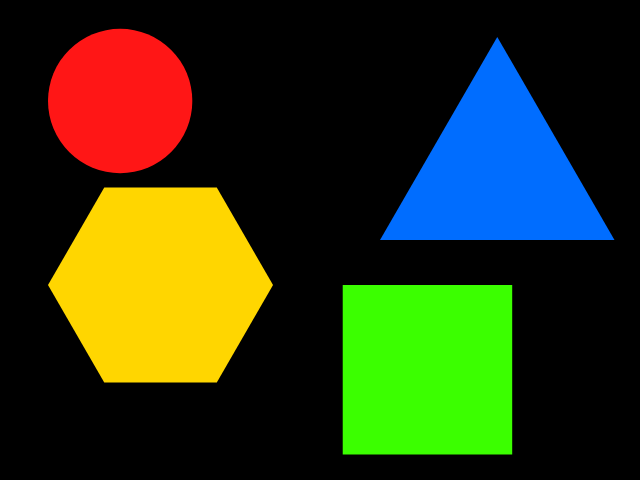
#> input picture Photos/shapes.png, 640 x 480 px, found by its file name
$ python contour.py
#> lines starting #> are read from the running program, lines starting #| are printed output that depends on the picture; after the words box and inside, x2 and y2 are one past the last pixel; in counts of white or black regions, pixels touching at a corner belong together
import cv2 as cv
import numpy as np

# Contours are defined as the line or curve joining all the points along the boundary of an image that are having the same intensity. The contours are a useful tool for shape analysis and object detection and recognition.
# For better accuracy, use binary images. So before finding contours, apply threshold or canny edge detection.
# In OpenCV, finding contours is like finding white object from black background. So remember, object to be found should be white and background should be black.

img = cv.imread("Photos/shapes.png")
#> img is the input picture: shape (480, 640, 3); mean B, G, R 20.9, 56.4, 46.4
blank = np.zeros(img.shape, dtype="uint8")

gray = cv.cvtColor(img, cv.COLOR_BGR2GRAY, cv.BORDER_DEFAULT)
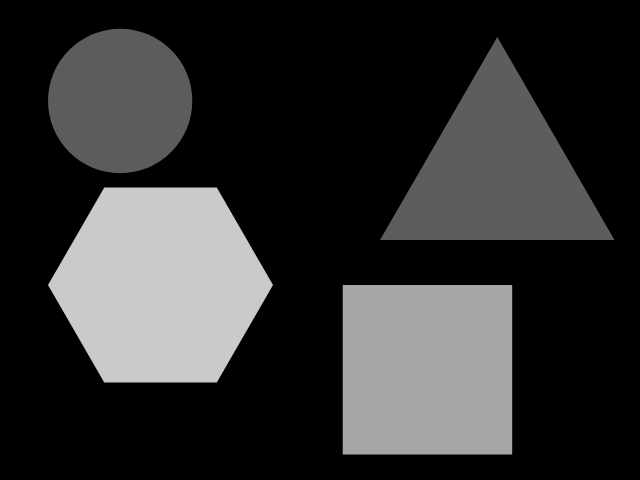
#> gray: shape (480, 640); min 0, max 202, mean 49.4
canny = cv.Canny(img, 170, 255)
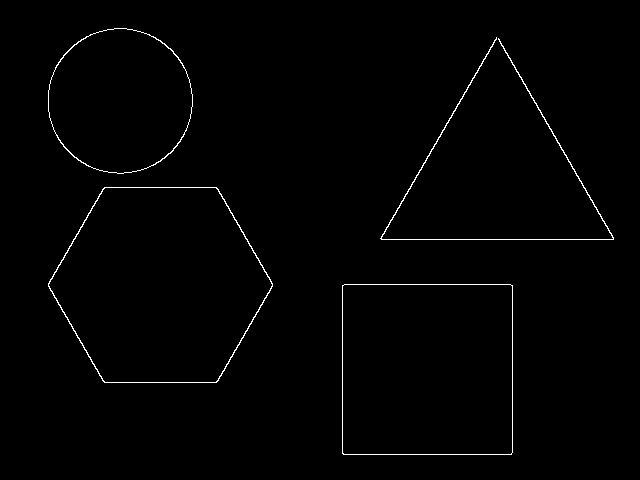
#> canny: shape (480, 640); 0.94% white in thin lines or dots, all inside (x1, y1, x2, y2) = (48, 28, 614, 455)
#ret, thresh = cv.threshold(gray, 125, 255, cv.THRESH_BINARY)

# Contours is a Python list of all the contours in the image. Each individual contour is a Numpy array of (x,y) coordinates of boundary points of the object.
# Approximation Method =>‌ Above, we told that contours are the boundaries of a shape with same intensity. It stores the (x,y) coordinates of the boundary of a shape. But does it store all the coordinates ? That is specified by this contour approximation method.
# If you pass cv.CHAIN_APPROX_NONE, all the boundary points are stored. But actually do we need all the points? For eg, you found the contour of a straight line. Do you need all the points on the line to represent that line? No, we need just two end points of that line. This is what cv.CHAIN_APPROX_SIMPLE does. It removes all redundant points and compresses the contour, thereby saving memory.


# What is Hierarchy?
# Normally we use the cv.findContours() function to detect objects in an image, right ? Sometimes objects are in different locations. But in some cases, some shapes are inside other shapes. Just like nested figures. In this case, we call outer one as parent and inner one as child. This way, contours in an image has some relationship to each other. And we can specify how one contour is connected to each other, like, is it child of some other contour, or is it a parent etc. Representation of this relationship is called the Hierarchy.
# mode is related to hierarchy

contours, hierarchies = cv.findContours(canny, cv.RETR_LIST, cv.CHAIN_APPROX_SIMPLE)
#> contours = 7 contours; box (x1, y1, x2, y2) and area: (48, 187, 273, 383) 33024, (48, 187, 273, 383) 32798, (342, 284, 513, 455) 28895, (342, 284, 513, 455) 28892, (48, 28, 193, 174) 16388, (48, 28, 193, 174) 16277, (380, 37, 614, 240) 232

# To draw the contours, cv.drawContours function is used. It can also be used to draw any shape provided you have its boundary points. Its first argument is source image, second argument is the contours which should be passed as a Python list, third argument is index of contours(useful when drawing individual contour. To draw all contours, pass -1) and remaining arguments are color, thickness etc.

# To draw all the contours in an image:
# cv.drawContours(blank, contours, -1, (0, 255, 0), 3)

#‌To draw an individual contour, say 4th contour:
# cv.drawContours(blank, contours, 3, (0, 255, 0), 3)

# But most of the time, below method will be useful:
cnt = contours[5]
#> cnt = contour of 202 points, box (x1, y1, x2, y2) (48, 28, 193, 174), area 16277
cv.drawContours(img, [cnt], 0, (0, 255, 0), 3)


# Contour Features
# To find the different features of contours, like area, perimeter, centroid, bounding box and etc.

# 1) Moments
# Image moments help you to calculate some features like center of mass of the object, area of the object etc.
M = cv.moments(cnt)
#> M = moments, m00 16277, centre m10/m00, m01/m00 = (119.7, 100.4)

# Centroid is given by the below relations:
# The centroid is the term for 2-dimensional shapes. The center of mass is the term for 3-dimensional shapes. For instance, the centroid of a circle and a rectangle is in the middle.
cx = int(M['m10']/M['m00'])
#> cx = 119
cy = int(M['m01']/M['m00'])
#> cy = 100


# 2) Contour Area = مساحت کانتور
# surface area = مساحت سطح
# Contour area is given by the below function:
area = cv.contourArea(cnt)
#> area = 16277
#‌ area = M['m00']


#‌ 3) Contour Perimeter = محیط کانتور
# It is also called arc length. It can be found out using cv.arcLength() function. Second argument specify whether shape is a closed contour (if passed True), or just a curve.
perimeter = cv.arcLength(cnt, True)
#> perimeter = 477.2


# 4) Contour Approximation
# you can use these functions to approximate the shape
epsilon = 0.1*cv.arcLength(cnt, True)
#> epsilon = 47.72
approx = cv.approxPolyDP(cnt, epsilon, True)
#> approx = [[114, 28], [192, 94], [123, 173], [48, 111]]
# cv.drawContours(img, [approx], 0, 255, 5)


# 5) Convex Hull
# Given a set of points in the plane. the convex hull of the set is the smallest convex polygon that contains all the points of it.
hull = cv.convexHull(cnt)
#> hull = contour of 66 points, box (x1, y1, x2, y2) (48, 28, 193, 174), area 16395

# 6) Checking Convexity
k = cv.isContourConvex(cnt)
#> k = False

#7)
#Bounding:
# A) Straight Bounding Rectangle
x,y,w,h = cv.boundingRect(cnt)
#> x = 48; y = 28; w = 145; h = 146
cv.rectangle(img,(x,y),(x+w,y+h),(0,255,0),2)

# B) Rotated Rectangle
rect = cv.minAreaRect(cnt)
#> rect = ((120, 100.5), (143.5, 143.5), -45)
box = cv.boxPoints(rect)
#> box = [[120, 202], [18.5, 100.5], [120, -1], [221.5, 100.5]]
box = np.int0(box)
#> box = [[120, 201], [18, 100], [120, -1], [221, 100]]
cv.drawContours(img,[box],0,(0,0,255),2)

# C) Minimum Enclosing Circle
(x, y), radius = cv.minEnclosingCircle(cnt)
#> x = 119.7; y = 100.4; radius = 72.68
center = (int(x), int(y))
#> center = (119, 100)
radius = int(radius)
#> radius = 72
cv.circle(img, center, radius, (0, 255, 0), 2)

# D) Fitting an Ellipse
ellipse = cv.fitEllipse(cnt)
#> ellipse = ((119.6, 100.5), (144, 144), 35.53)
cv.ellipse(img, ellipse, (0, 255, 0), 2)
#> img: shape (480, 640, 3); mean B, G, R 20.9, 58.9, 46.6

# E) Fitting a Line
rows, cols = img.shape[:2]
#> rows = 480; cols = 640
[vx, vy, x, y] = cv.fitLine(cnt, cv.DIST_L2, 0, 0.01, 0.01)
#> vx = [0.138]; vy = [0.99]; x = [122.3]; y = [100.8]
lefty = int((-x*vy/vx) + y)
#> lefty = -774
righty = int(((cols-x)*vy/vx)+y)
#> righty = 3803
cv.line(img, (cols-1, righty), (0, lefty), (0, 255, 0), 2)
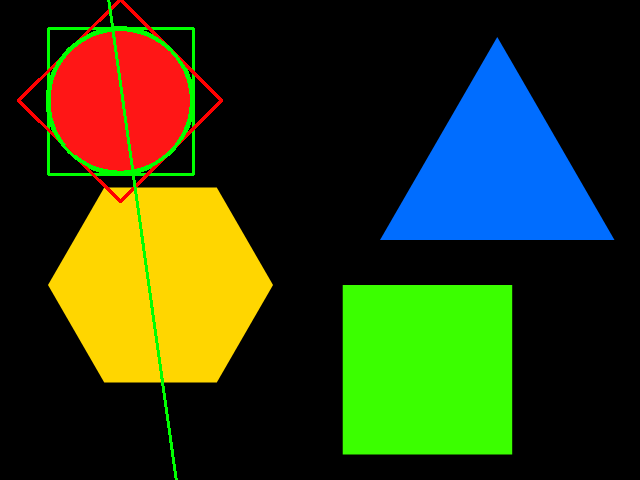
#> img: shape (480, 640, 3); mean B, G, R 20.8, 59.7, 45.8

cv.imshow("Draw Contours", img)

cv.waitKey(0)
